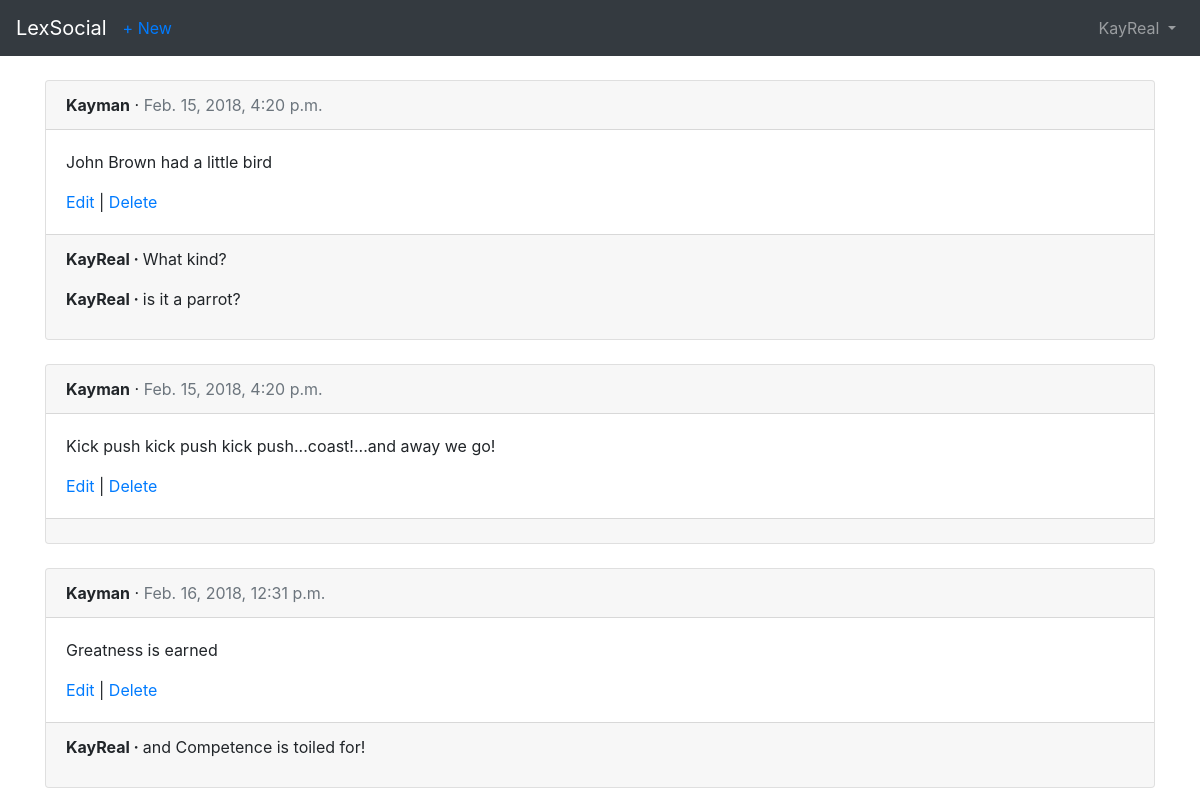
The app's page /posts/ (signed in) with its own data.
### users/models.py (models this page shows)
class CustomUser(AbstractUser):
    objects = CustomUserManager()

### posts/models.py (models this page shows, shortened)
class Post(models.Model):
    message = models.CharField(max_length=280)
    date = models.DateTimeField(auto_now_add=True)
    author = models.ForeignKey(
        settings.AUTH_USER_MODEL,
        on_delete=models.CASCADE,
    )

class Comment(models.Model):
    post = models.ForeignKey(Post, on_delete=models.CASCADE)
    comment = models.CharField(max_length=140)
    author = models.ForeignKey(settings.AUTH_USER_MODEL, on_delete=models.CASCADE)
    def __str__(self):
        return self.comment

### posts/views.py (the view)
# urls.py: path('', views.PostListView.as_view(), name='post_list'),
class PostListView(ListView):
    model = models.Post
    template_name = 'post_list.html'

### templates/post_list.html (shortened to what this page needs)
<!DOCTYPE html>
<html>
{% extends 'base.html' %}
{% block content %}
 {% for post in object_list %}
  <div class="card">
   <div class="card-header">
    <span class="font-weight-bold">{{ post.author }}</span> &middot; <span class="text-muted">{{ post.date }}</span>
   </div>
   <div class="card-body">
    <p>{{ post.message }}</p>
    <a href="{% url 'post_edit' post.pk %}">Edit</a> | <a href="{% url 'post_delete' post.pk %}">Delete</a>
   </div>
   <div class="card-footer">
    {% for comment in post.comment_set.all %}
     <p>
      <span class="font-weight-bold">{{ comment.author }} &middot; </span>
      {{ comment }}
     </p>
     {% endfor %}
   </div>
  </div>
  <br/>
 {% endfor %}
{% endblock content %}

### templates/base.html (shortened to what this page needs)
<!doctype html>
<html lang="en">
  <head>
    <link rel="stylesheet" href="https://maxcdn.bootstrapcdn.com/bootstrap/4.0.0/css/bootstrap.min.css">
  </head>
  <body>
    <nav class="navbar navbar-expand-md navbar-dark bg-dark mb-4">
      <a class="navbar-brand" href="{% url 'home' %}">LexSocial</a>
      {% if user.is_authenticated %}
      <ul class="navbar-nav mr-auto">
        <li class="nav-item"><a href="{% url 'post_new' %}">+ New</a></li>
      </ul>
      {% endif %}
      <div class="collapse navbar-collapse" id="navbarCollapse">
        {% if user.is_authenticated %}
          <ul class="navbar-nav ml-auto">
            <li class="nav-item">
              <a class="nav-link dropdown-toggle" href="#" id="userMenu" data-toggle="dropdown" aria-haspopup="true" aria-expanded="false">
                {{ user.username }}
              </a>
            </li>
          </ul>
        {% else %}
          <form class="form-inline ml-auto">
            <a href="{% url 'login' %}" class="btn btn-outline-secondary">Log in</a>
            <a href="{% url 'signup' %}" class="btn btn-primary ml-2">Sign up</a>
          </form>
        {% endif %}
      </div>
    </nav>
    <div class="container">
      {% block content %}
      {% endblock %}
    </div>
  </body>
</html>

### records on screen
CustomUser: username "KayReal"
Post: author "Kayman", date "Feb. 15, 2018, 4:20 p.m.", message "John Brown had a little bird"
Comment: author "KayReal", comment "What kind?"
Comment: author "KayReal", comment "is it a parrot?"
Post: author "Kayman", date "Feb. 15, 2018, 4:20 p.m.", message "Kick push kick push kick push...coast!...and away we go!"
Post: author "Kayman", date "Feb. 16, 2018, 12:31 p.m.", message "Greatness is earned"
Comment: author "KayReal", comment "and Competence is toiled for!"
